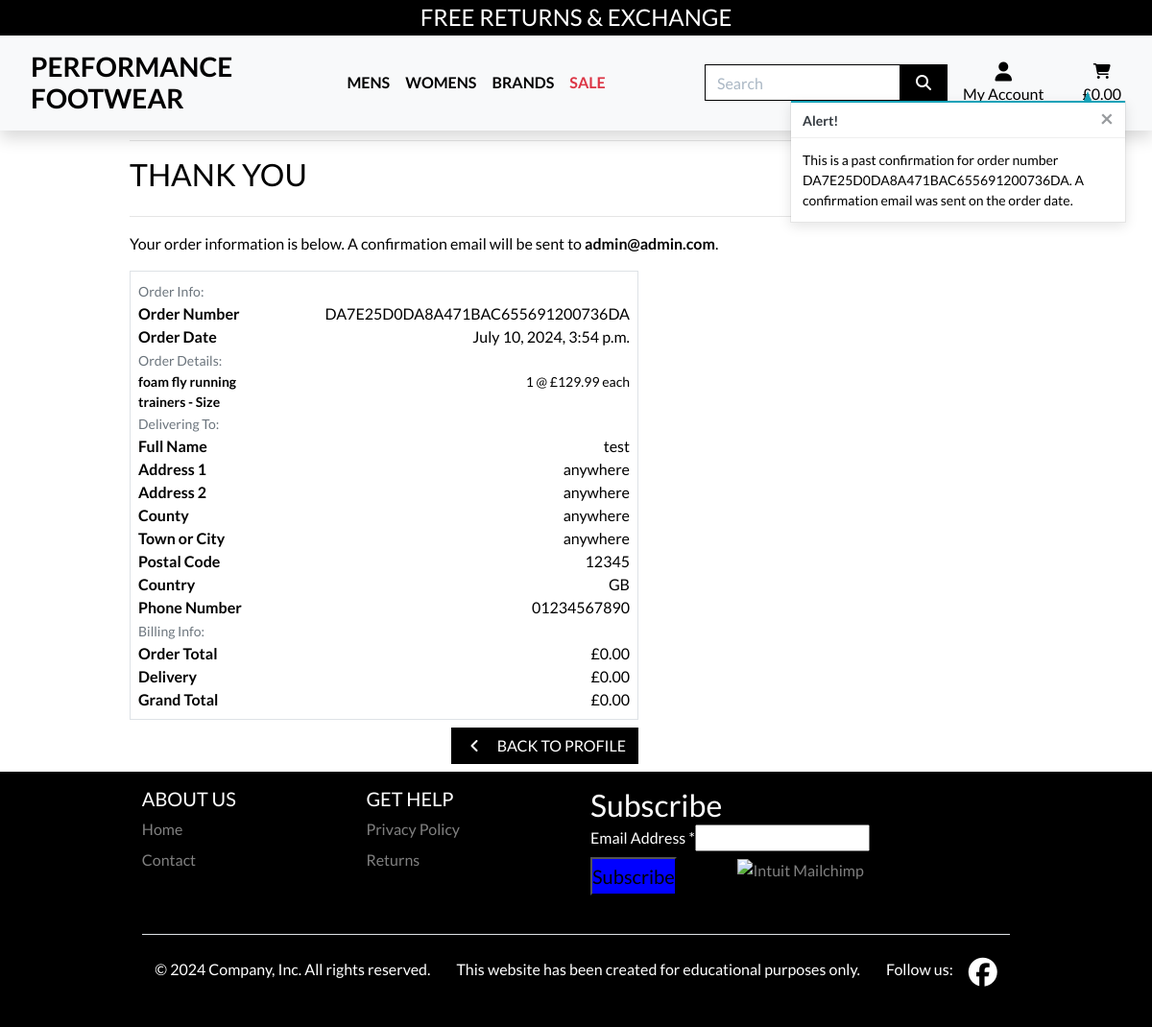
The app's page /profile/order_history/DA7E25D0DA8A471BAC655691200736DA, older data.
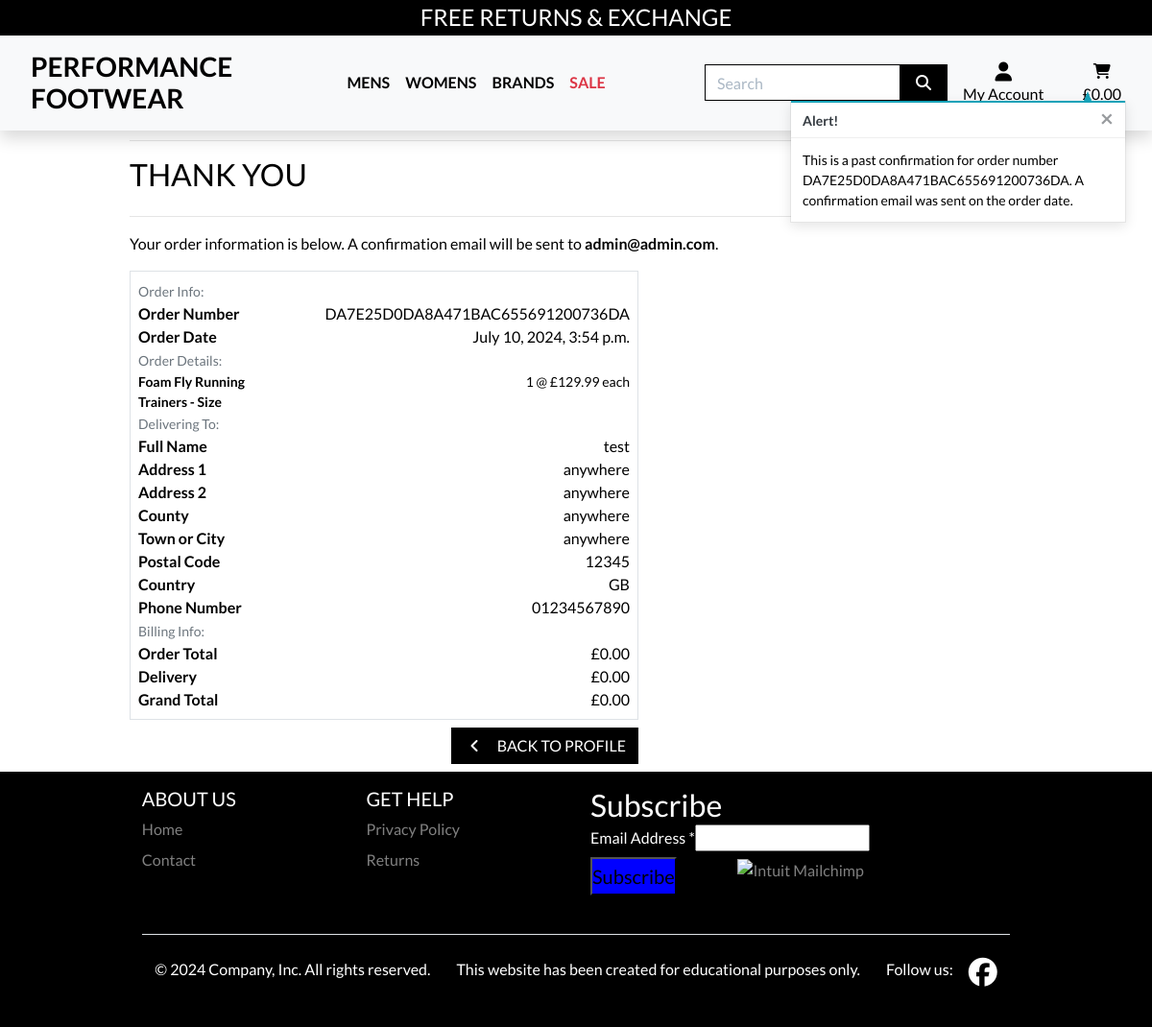
The same page, newer data.
### checkout/models.py (models this page shows, shortened)
class Order(models.Model):
    order_number = models.CharField(max_length=32, null=False, editable=False)
    user_profile = models.ForeignKey(UserProfile, on_delete=models.SET_NULL,
                                      null=True, blank=True, related_name='orders')
    full_name = models.CharField(max_length=50, null=False, blank=False)
    email = models.EmailField(max_length=254, null=False, blank=False)
    phone_number = models.CharField(max_length=20, null=False, blank=False)
    country = CountryField(blank_label='Country *', null=False, blank=False)
    postcode = models.CharField(max_length=20, null=True, blank=True)
    town_or_city = models.CharField(max_length=40, null=False, blank=False)
    street_address1 = models.CharField(max_length=80, null=False, blank=False)
    street_address2 = models.CharField(max_length=80, null=True, blank=True)
    county = models.CharField(max_length=80, null=True, blank=True)
    date = models.DateTimeField(auto_now_add=True)
    delivery_cost = models.DecimalField(max_digits=6, decimal_places=2, null=False, default=0)
    order_total = models.DecimalField(max_digits=10, decimal_places=2, null=False, default=0)
    grand_total = models.DecimalField(max_digits=10, decimal_places=2, null=False, default=0)
    original_bag = models.TextField(null=False, blank=False, default='')
    stripe_pid = models.CharField(max_length=254, null=False, blank=False, default='')

class OrderLineItem(models.Model):
    order = models.ForeignKey(Order, null=False, blank=False, on_delete=models.CASCADE, related_name='lineitems')
    product = models.ForeignKey(Product, null=False, blank=False, on_delete=models.CASCADE)
    product_size = models.CharField(max_length=40, null=False, blank=False)
    quantity = models.IntegerField(null=False, blank=False, default=0)
    lineitem_total = models.DecimalField(max_digits=6, decimal_places=2, null=False, blank=False, editable=False)
    product_variant = models.ForeignKey(ProductVariant, null=True, blank=True, on_delete=models.CASCADE)

### products/models.py (models this page shows, shortened)
class Product(models.Model):
    GENDER_CHOICES = [
        ('men', 'men'),
        ('women', 'women'),
    ]
    category = models.ForeignKey('Category', null=True,
                                 blank=True, on_delete=models.SET_NULL)
    sku = models.CharField(max_length=254, null=True, blank=True)
    name = models.CharField(max_length=254)
    description = models.TextField()
    has_sizes = models.BooleanField(default=False, null=True, blank=True)
    price = models.DecimalField(max_digits=6, decimal_places=2)
    sale_price = models.DecimalField(max_digits=10, decimal_places=2,
                                     null=True, blank=True)
    rating = models.DecimalField(max_digits=6, decimal_places=2,
                                 null=True, blank=True)
    image_url = models.URLField(max_length=1024, null=True, blank=True)
    image = models.ImageField(null=True, blank=True)
    brand = models.ForeignKey("Brand", null=True, blank=True,
                              on_delete=models.SET_NULL)
    on_sale = models.BooleanField(default=False)
    created_on = models.DateField(default=timezone.now)
    average_rating = models.DecimalField(max_digits=6, decimal_places=2,
                                         null=True, blank=True)
    gender = models.CharField(max_length=10, choices=GENDER_CHOICES,
                              null=True, blank=True)
    materials = models.TextField(null=True, blank=True)
    country_origin = CountryField(blank_label='Country *', null=False, blank=False)

### profiles/views.py (the view)
# urls.py: path('order_history/<order_number>',
def order_history(request, order_number):
    order = get_object_or_404(Order, order_number=order_number)
    messages.info(request, (
        f'This is a past confirmation for order number {order_number}. '
        'A confirmation email was sent on the order date.'
    ))
    template = 'checkout/checkout_success.html'
    context = {
        'order': order,
        'from_profile': True,
    }
    return render(request, template, context)

### checkout/templates/checkout/checkout_success.html (shortened to what this page needs)
{% extends "base.html" %}
{% load static %}
{% block extra_css %}
    <link rel="stylesheet" href="{% static 'checkout/css/checkout.css' %}">
{% endblock %}
{% block page_header %}
    <div class="container header-container">
    </div>
{% endblock %}
{% block content %}
    <div class="overlay"></div>
    <div class="container">
        <div class="row">
            <div class="col">
                <hr>
                <h2 class="logo-font mb-4">Thank You</h2>
                <hr>
                <p class="text-black">Your order information is below. A confirmation email will be sent to <strong>{{ order.email }}</strong>.</p>
            </div>
        </div>
        <div class="row">
            <div class="col-12 col-lg-7">
                <div class="order-confirmation-wrapper p-2 border">
                    <div class="row">
                        <div class="col">
                            <small class="text-muted">Order Info:</small>
                        </div>
                    </div>
                    <div class="row">
                        <div class="col-12 col-md-4">
                            <p class="mb-0 text-black font-weight-bold">Order Number</p>
                        </div>
                        <div class="col-12 col-md-8 text-md-right">
                            <p class="mb-0">{{ order.order_number }}</p>
                        </div>
                    </div>
                    <div class="row">
                        <div class="col-12 col-md-4">
                            <p class="mb-0 text-black font-weight-bold">Order Date</p>
                        </div>
                        <div class="col-12 col-md-8 text-md-right">
                            <p class="mb-0">{{ order.date }}</p>
                        </div>
                    </div>
                    <div class="row">
                        <div class="col">
                            <small class="text-muted">Order Details:</small>
                        </div>
                    </div>
                    {% for item in order.lineitems.all %}
                    <div class="row">
                        <div class="col-12 col-md-4">
                            <p class="small mb-0 text-black font-weight-bold">
                                {{ item.product.name }}{% if item.product_size %} - Size {{ item.product.size }}{% endif %}
                            </p>
                        </div>
                        <div class="col-12 col-md-8 text-md-right">
                            {% if item.product.on_sale %}
                            <p class="small mb-0">{{ item.quantity }} @ £{{ item.product.sale_price }} each</p>
                            {% else %}
                            <p class="small mb-0">{{ item.quantity }} @ £{{ item.product.price }} each</p>
                            {% endif %}
                        </div>
                    </div>
                    {% endfor %}
                    <div class="row">
                        <div class="col">
                            <small class="text-muted">Delivering To:</small>
                        </div>
                    </div>
                    <div class="row">
                        <div class="col-12 col-md-4">
                            <p class="mb-0 text-black font-weight-bold">Full Name</p>
                        </div>
                        <div class="col-12 col-md-8 text-md-right">
                            <p class="mb-0">{{ order.full_name }}</p>
                        </div>
                    </div>
                    <div class="row">
                        <div class="col-12 col-md-4">
                            <p class="mb-0 text-black font-weight-bold">Address 1</p>
                        </div>
                        <div class="col-12 col-md-8 text-md-right">
                            <p class="mb-0">{{ order.street_address1 }}</p>
                        </div>
                    </div>
                    {% if order.street_address2 %}
                    <div class="row">
                        <div class="col-12 col-md-4">
                            <p class="mb-0 text-black font-weight-bold">Address 2</p>
                        </div>
                        <div class="col-12 col-md-8 text-md-right">
                            <p class="mb-0">{{ order.street_address2 }}</p>
                        </div>
                    </div>
                    {% endif %}
                    {% if order.county %}
                    <div class="row">
                        <div class="col-12 col-md-4">
                            <p class="mb-0 text-black font-weight-bold">County</p>
                        </div>
                        <div class="col-12 col-md-8 text-md-right">
                            <p class="mb-0">{{ order.county }}</p>
                        </div>
                    </div>
                    {% endif %}
                    <div class="row">
                        <div class="col-12 col-md-4">
                            <p class="mb-0 text-black font-weight-bold">Town or City</p>
                        </div>
                        <div class="col-12 col-md-8 text-md-right">
                            <p class="mb-0">{{ order.town_or_city }}</p>
                        </div>
                    </div>
                    {% if order.postcode %}
                    <div class="row">
                        <div class="col-12 col-md-4">
                            <p class="mb-0 text-black font-weight-bold">Postal Code</p>
                        </div>
                        <div class="col-12 col-md-8 text-md-right">
                            <p class="mb-0">{{ order.postcode }}</p>
                        </div>
                    </div>
                    {% endif %}
                    <div class="row">
                        <div class="col-12 col-md-4">
                            <p class="mb-0 text-black font-weight-bold">Country</p>
                        </div>
                        <div class="col-12 col-md-8 text-md-right">
                            <p class="mb-0">{{ order.country }}</p>
                        </div>
                    </div>
                    <div class="row">
                        <div class="col-12 col-md-4">
                            <p class="mb-0 text-black font-weight-bold">Phone Number</p>
                        </div>
                        <div class="col-12 col-md-8 text-md-right">
                            <p class="mb-0">{{ order.phone_number }}</p>
                        </div>
                    </div>
                    <div class="row">
                        <div class="col">
                            <small class="text-muted">Billing Info:</small>
                        </div>
                    </div>
                    <div class="row">
                        <div class="col-12 col-md-4">
                            <p class="mb-0 text-black font-weight-bold">Order Total</p>
                        </div>
                        <div class="col-12 col-md-8 text-md-right">
                            <p class="mb-0">£{{ order.order_total|floatformat:2 }}</p>
                        </div>
                    </div>
                    <div class="row">
                        <div class="col-12 col-md-4">
                            <p class="mb-0 text-black font-weight-bold">Delivery</p>
                        </div>
                        <div class="col-12 col-md-8 text-md-right">
                            <p class="mb-0">£{{ order.delivery_cost|floatformat:2 }}</p>
                        </div>
                    </div>
                    <div class="row">
                        <div class="col-12 col-md-4">
                            <p class="mb-0 text-black font-weight-bold">Grand Total</p>
                        </div>
                        <div class="col-12 col-md-8 text-md-right">
                            <p class="mb-0">£{{ order.grand_total|floatformat:2 }}</p>
                        </div>
                    </div>
                </div>
            </div>
        </div>
        <div class="row">
			<div class="col-12 col-lg-7 text-right">
                {% if from_profile %}
                    <a href="{% url 'profile' %}" class="btn btn-black rounded-0 my-2">
                        <span class="icon mr-2">
                            <i class="fas fa-angle-left"></i>
                        </span>
                        <span class="text-uppercase">Back to Profile</span>
                    </a>
                {% endif %}
			</div>
		</div>
    </div>
{% endblock %}

Row changes from the older to the newer data that the page shows:
changed through a linked row, OrderLineItem: product.name "foam fly running trainers" → "Foam Fly Running Trainers"
